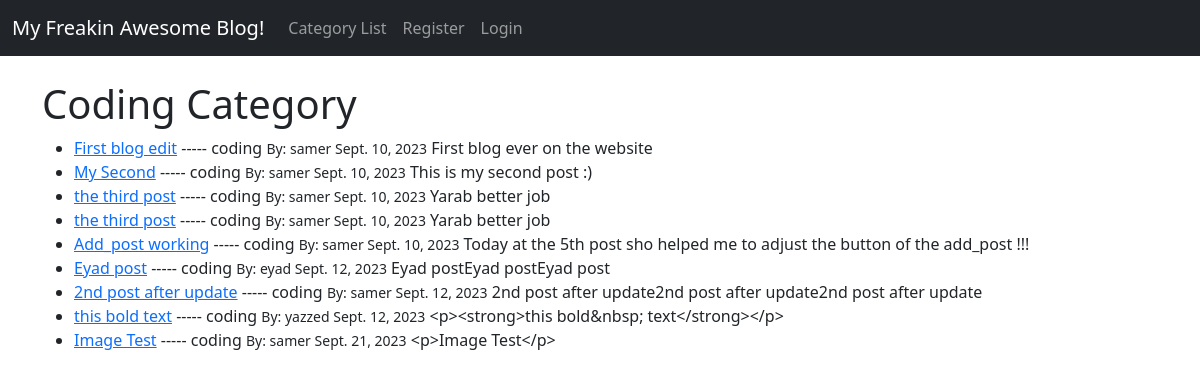
The page /category/coding/ on the database as committed earlier.
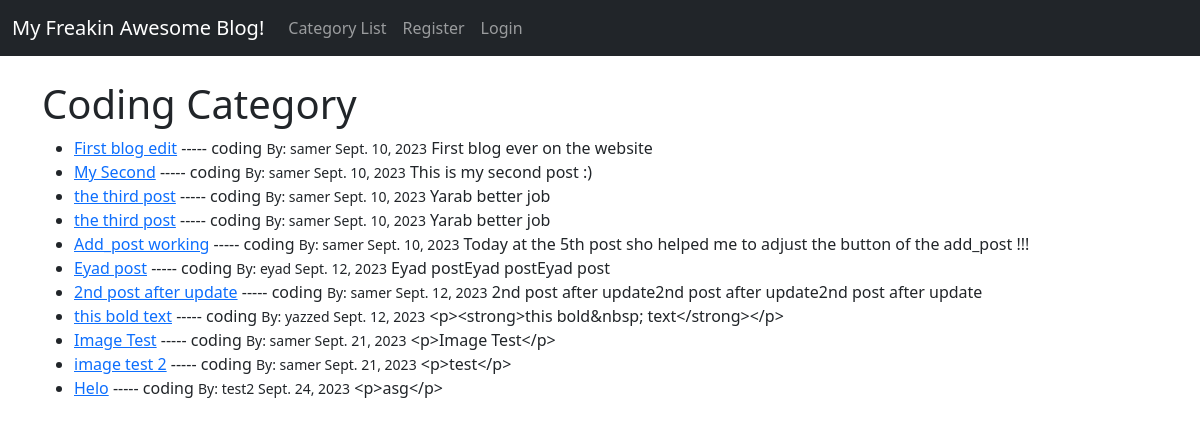
The same page on the database as committed later.
### theblog/models.py (models this page shows, shortened)
class Post(models.Model):
    STATUS_CHOICES = [
        ("PENDING", "PENDING"),
        ("SOLD", "SOLD"),
    ]
    title = models.CharField(max_length=255)
    header_image = models.ImageField(null=True,blank=True,upload_to="images/")
    title_tag = models.CharField(max_length=255)
    author = models.ForeignKey(User,on_delete=models.CASCADE)
    body = RichTextField(blank=True,null=True)
    post_date = models.DateField(auto_now_add=True)
    category = models.CharField(max_length=255,default='coding')
    likes = models.ManyToManyField(User,related_name="blog_posts")
    status = models.CharField(max_length=20,choices=STATUS_CHOICES,default="PENDING")

### theblog/views.py (the view)
# urls.py: path('category/<str:cats>/', CategoryView, name='category'),
def CategoryView(request,cats):
    category_post = Post.objects.filter(category=cats.replace('-',' '))
    return render(request,'categories.html',{'cats':cats.title().replace('-',' '),'category_posts':category_post})

### theblog/templates/categories.html (shortened to what this page needs)
{% extends 'base.html' %}
{% block content %}
{%if category_posts %}
    <h1> {{ cats }} Category</h1>
    <ul>
    {% for post in category_posts %}
        <li><a href ="{% url 'article-detail' post.pk %}"> {{post.title}}</a> ----- {{post.category}} <small> By: {{post.author}} {{post.post_date}}</small>
    {{post.body}}
        <br/>
    {% endfor %}
    </ul>
{% else %}
    <h2>This page does not exist</h2>
{% endif %}
{% endblock %}

### theblog/templates/base.html (shortened to what this page needs)
{% load static %}
<html lang="en">
  <head>
        <link rel="stylesheet"
          type="text/css"
          href="{% static 'home/css/bootstrap.css' %}"/>
  </head>
  <body>
  </body>
</html>
  <body>
    <nav class="navbar navbar-expand-lg navbar-dark bg-dark">
      <div class="container-fluid">
          <a class="navbar-brand" href="{% url 'home' %}">My Freakin Awesome Blog!</a>
          <div class="collapse navbar-collapse" id="navbarSupportedContent">
              <ul class="navbar-nav me-auto mb-2 mb-lg-0">
                  {% if cat_menu %}
                      <li class="nav-item dropdown">
                          <a class="nav-link dropdown-toggle" href="#" id="navbarDropdown" role="button" data-bs-toggle="dropdown" aria-expanded="false">
                              Categories
                          </a>
                          <ul class="dropdown-menu" aria-labelledby="navbarDropdown">
                              {% for item in cat_menu %}
                                  <li><a class="dropdown-item" href="{% url 'category' item|slugify %}">{{ item }}</a></li>
                              {% endfor %}
                          </ul>
                      </li>
                  {% else %}
                      <li class="nav-item">
                          <a class="nav-link" href="{% url 'category-list' %}">Category List</a>
                      </li>
                  {% endif %}
                  {% if user.is_authenticated %}
                      <li class="nav-item">
                          <a class="nav-link" href="{% url 'add_post' %}">Add Post</a>
                      </li>
                      <li class="nav-item">
                          <a class="nav-link" href="{% url 'add_category' %}">Add Category</a>
                      </li>
                      <li class="nav-item dropdown">
                          <a class="nav-link dropdown-toggle" href="#" id="EditProfileDropDown" role="button" data-bs-toggle="dropdown" aria-expanded="false">
                              Profile
                          </a>
                          <ul class="dropdown-menu" aria-labelledby="navbarDropdown">
                            <li><a class="dropdown-item" href="{% url 'edit_profile' %}">Edit Setting</a></li>
                              {% if user.profile.id %}
                                  <li><a class="dropdown-item" href="{% url 'edit_profile_page' user.profile.id %}">Edit Profile</a></li>
                                  <li><hr class="dropdown-divider"></li>
                                  <li><a class="dropdown-item" href="{% url 'show_profile_page' user.profile.id %}">Show Profile Page</a></li>
                              {% else %}
                                  <li><a class="dropdown-item" href="{% url 'create_profile_page' %}">Create Profile</a></li>
                              {% endif %}
                          </ul>
                      </li>
                      <li class="nav-item">
                          <a class="nav-link" href="{% url 'logout' %}">Logout</a>
                      </li>
                  {% else %}
                      <li class="nav-item">
                          <a class="nav-link" href="{% url 'register' %}">Register</a>
                      </li>
                      <li class="nav-item">
                          <a class="nav-link" href="{% url 'login' %}">Login</a>
                      </li>
                  {% endif %}
              </ul>
          </div>
      </div>
  </nav>
  <br/>
    <div class ="container">
        {% block content %}
        {% endblock %}
    </div>
  </body>
</html>

Rows that differ between the two databases and show on the page:
added Post: title "image test 2", category "coding", author "samer", post_date "Sept. 21, 2023", body "<p>test</p>"
added Post: title "Helo", category "coding", author "test2", post_date "Sept. 24, 2023", body "<p>asg</p>"
